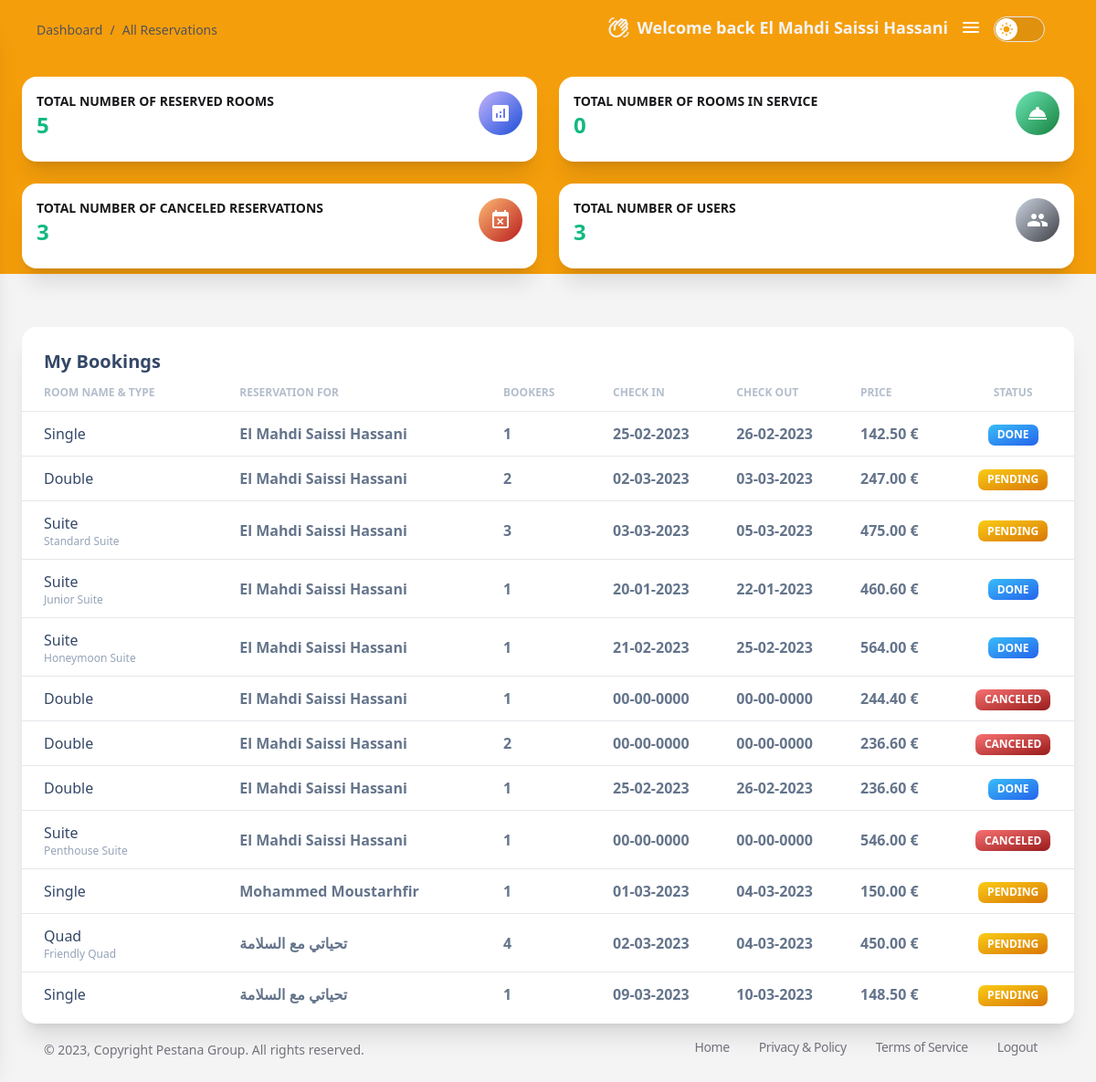
Screenshot of /dashboard/actived (signed in) with the database file from the repository.
### tables this page shows
CREATE TABLE `reservations` (
  `ID` int(11) NOT NULL,
  `Room_Name` varchar(20) NOT NULL,
  `Room_Type` varchar(100) DEFAULT NULL,
  `Bookers_Number` int(11) NOT NULL,
  `Reservation_for` varchar(255) DEFAULT NULL,
  `Check_In` date DEFAULT NULL,
  `Check_Out` date DEFAULT NULL,
  `UserID` int(11) NOT NULL,
  `RoomID` int(11) NOT NULL,
  `Price` float DEFAULT NULL
);

### app/views/d_reservations.php (the view, shortened to what the rows shown need)
<?php
    if(!isset($_SESSION["id"]) || ($_SESSION["admin"] == false)) {
        Controller::load("404");
    }else {
        unset($view_data[0], $view_data["COUNT(*)"]);
?>
<!DOCTYPE html>
<html>
<head>
    <link href="<?= URLROOT ?>css/nucleo-icons.css" rel="stylesheet" />
    <link href="<?= URLROOT ?>css/nucleo-svg.css" rel="stylesheet" />
    <link href="<?= URLROOT ?>css/argon-dashboard-tailwind.css?v=1.0.1" rel="stylesheet" />
    <link rel="stylesheet" href="<?= URLROOT ?>css/tailwind_style.css">
    <link rel="stylesheet" href="<?= URLROOT ?>css/style.css">
</head>
<body class="m-0 font-sans text-base font-normal dark:bg-zinc-900 leading-default bg-zinc-100 text-zinc-900">
    <main class="relative h-full max-h-screen transition-all duration-200 ease-in-out xl:ml-68 rounded-xl">
        <div class="w-full px-6 py-6 mx-auto">
            <div class="w-full max-w-full mt-10 bg-white border-0 shadow-xl dark:bg-zinc-800 dark:shadow-dark-xl rounded-2xl bg-clip-border">
                <div class="px-0 pb-2">
                    <div class="overflow-x-auto scroll-bar">
                        <table class="items-center w-full mb-0 align-top border-collapse dark:border-white/40 text-slate-500">
                            <thead class="align-bottom">
                                <tr>
                                    <th class="px-6 py-3 font-bold text-left uppercase align-middle bg-transparent border-b border-collapse shadow-none dark:border-white/40 dark:text-white text-xs border-b-solid tracking-none whitespace-nowrap text-slate-400 opacity-70">Room Name & Type</th>
                                    <th class="px-6 py-3 pl-2 font-bold text-left uppercase align-middle bg-transparent border-b border-collapse shadow-none dark:border-white/40 dark:text-white text-xs border-b-solid tracking-none whitespace-nowrap text-slate-400 opacity-70">Reservation for</th>
                                    <th class="px-6 py-3 pl-2 font-bold text-left uppercase align-middle bg-transparent border-b border-collapse shadow-none dark:border-white/40 dark:text-white text-xs border-b-solid tracking-none whitespace-nowrap text-slate-400 opacity-70">Bookers</th>
                                    <th class="px-6 py-3 pl-2 font-bold text-left uppercase align-middle bg-transparent border-b border-collapse shadow-none dark:border-white/40 dark:text-white text-xs border-b-solid tracking-none whitespace-nowrap text-slate-400 opacity-70">Check In</th>
                                    <th class="px-6 py-3 pl-2 font-bold text-left uppercase align-middle bg-transparent border-b border-collapse shadow-none dark:border-white/40 dark:text-white text-xs border-b-solid tracking-none whitespace-nowrap text-slate-400 opacity-70">Check Out</th>
                                    <th class="px-6 py-3 pl-2 font-bold text-left uppercase align-middle bg-transparent border-b border-collapse shadow-none dark:border-white/40 dark:text-white text-xs border-b-solid tracking-none whitespace-nowrap text-slate-400 opacity-70">Price</th>
                                    <th class="px-6 py-3 font-bold text-center uppercase align-middle bg-transparent border-b border-collapse shadow-none dark:border-white/40 dark:text-white text-xs border-b-solid tracking-none whitespace-nowrap text-slate-400 opacity-70">Status</th>
                                </tr>
                            </thead>
                            <tbody>
                                <?php foreach($view_data as $data) { ?>
                                    <tr>
                                        <td class="p-2 pl-4 align-middle bg-transparent border-t dark:border-white/40 whitespace-nowrap shadow-transparent">
                                            <div class="px-2 py-1">
                                                <h6 class="leading-normal dark:text-white"><?= $data['Room_Name'] ?></h6>
                                                <p class="text-xs leading-tight dark:text-white dark:opacity-80 text-slate-400"><?= $data['Room_Type'] ?></p>
                                            </div>
                                        </td>
                                        <td class="p-2 align-middle bg-transparent border-t dark:border-white/40 whitespace-nowrap shadow-transparent">
                                            <p class="font-semibold leading-tight dark:text-white dark:opacity-80"><?= $data['Reservation_for'] ?></p>
                                        </td>
                                        <td class="p-2 align-middle bg-transparent border-t dark:border-white/40 whitespace-nowrap shadow-transparent">
                                            <p class="font-semibold leading-tight dark:text-white dark:opacity-80"><?= $data['Bookers_Number'] ?></p>
                                        </td>
                                        <td class="p-2 align-middle bg-transparent border-t dark:border-white/40 whitespace-nowrap shadow-transparent">
                                            <p class="date-switch font-semibold leading-tight dark:text-white dark:opacity-80"><?= $data['Check_In'] ?></p>
                                        </td>
                                        <td class="p-2 align-middle bg-transparent border-t dark:border-white/40 whitespace-nowrap shadow-transparent">
                                            <p class="date-switch font-semibold leading-tight dark:text-white dark:opacity-80"><?= $data['Check_Out'] ?></p>
                                        </td>
                                        <td class="p-2 align-middle bg-transparent border-t dark:border-white/40 whitespace-nowrap shadow-transparent">
                                            <p class="font-semibold leading-tight dark:text-white dark:opacity-80"><?= number_format($data['Price'], 2) ?> €</p>
                                        </td>
                                        <td class="p-2 leading-normal text-center align-middle bg-transparent border-t dark:border-white/40 whitespace-nowrap shadow-transparent">
                                            <?php if($data['Check_In'] == "0000-00-00") { ?>
                                                <span class="bg-gradient-to-tl from-red-800 to-red-400 px-2.5 text-xs rounded-1.8 py-1.4 inline-block whitespace-nowrap text-center align-baseline font-bold uppercase leading-none text-white">Canceled</span>
                                            <?php }else if($data['Check_Out'] >= date("Y-m-d") && $data['Check_In'] <= date("Y-m-d")) { ?>
                                                <span class="bg-gradient-to-tl from-emerald-600 to-teal-400 px-2.5 text-xs rounded-1.8 py-1.4 inline-block whitespace-nowrap text-center align-baseline font-bold uppercase leading-none text-white">In Service</span>
                                            <?php }else if($data['Check_Out'] < date("Y-m-d")) { ?>
                                                <span class="bg-gradient-to-tl from-blue-600 to-sky-400 px-2.5 text-xs rounded-1.8 py-1.4 inline-block whitespace-nowrap text-center align-baseline font-bold uppercase leading-none text-white">Done</span>
                                            <?php }else if($data['Check_In'] > date("Y-m-d")) { ?>
                                                <span class="bg-gradient-to-tl from-amber-600 to-yellow-400 px-2.5 text-xs rounded-1.8 py-1.4 inline-block whitespace-nowrap text-center align-baseline font-bold uppercase leading-none text-white">Pending</span>
                                            <?php } ?>
                                        </td>
                                    </tr>
                                <?php } ?>
                            </tbody>
                        </table>
                    </div>
                </div>
            </div>
        </div>
    </main>
</body>
<script src="<?= URLROOT ?>js/js/argon-dashboard-tailwind.js?v=1.0.1" async></script>
</html>
<?php }

### rows the page displays
reservations: Room_Name "Single", Reservation_for "El Mahdi Saissi Hassani", Bookers_Number "1", Price "142.50", Check_In "DONE"
reservations: Room_Name "Double", Reservation_for "El Mahdi Saissi Hassani", Bookers_Number "2", Price "247.00", Check_In "PENDING"
reservations: Room_Name "Suite", Room_Type "Standard Suite", Reservation_for "El Mahdi Saissi Hassani", Bookers_Number "3", Price "475.00", Check_In "PENDING"
reservations: Room_Name "Suite", Room_Type "Junior Suite", Reservation_for "El Mahdi Saissi Hassani", Bookers_Number "1", Price "460.60", Check_In "DONE"
reservations: Room_Name "Suite", Room_Type "Honeymoon Suite", Reservation_for "El Mahdi Saissi Hassani", Bookers_Number "1", Price "564.00", Check_In "DONE"
reservations: Room_Name "Double", Reservation_for "El Mahdi Saissi Hassani", Bookers_Number "1", Price "244.40", Check_In "CANCELED"
reservations: Room_Name "Double", Reservation_for "El Mahdi Saissi Hassani", Bookers_Number "2", Price "236.60", Check_In "CANCELED"
reservations: Room_Name "Double", Reservation_for "El Mahdi Saissi Hassani", Bookers_Number "1", Price "236.60", Check_In "DONE"
reservations: Room_Name "Suite", Room_Type "Penthouse Suite", Reservation_for "El Mahdi Saissi Hassani", Bookers_Number "1", Price "546.00", Check_In "CANCELED"
reservations: Room_Name "Single", Reservation_for "Mohammed Moustarhfir", Bookers_Number "1", Price "150.00", Check_In "PENDING"
reservations: Room_Name "Quad", Room_Type "Friendly Quad", Reservation_for "تحياتي مع السلامة", Bookers_Number "4", Price "450.00", Check_In "PENDING"
reservations: Room_Name "Single", Reservation_for "تحياتي مع السلامة", Bookers_Number "1", Price "148.50", Check_In "PENDING"

### other values shown
$_SESSION['first-name'] "El Mahdi"
$_SESSION['family-name'] "Saissi Hassani"
$booked_count "5"
$in_service_count "0"
$canceled_count "3"
$users_count "3"
